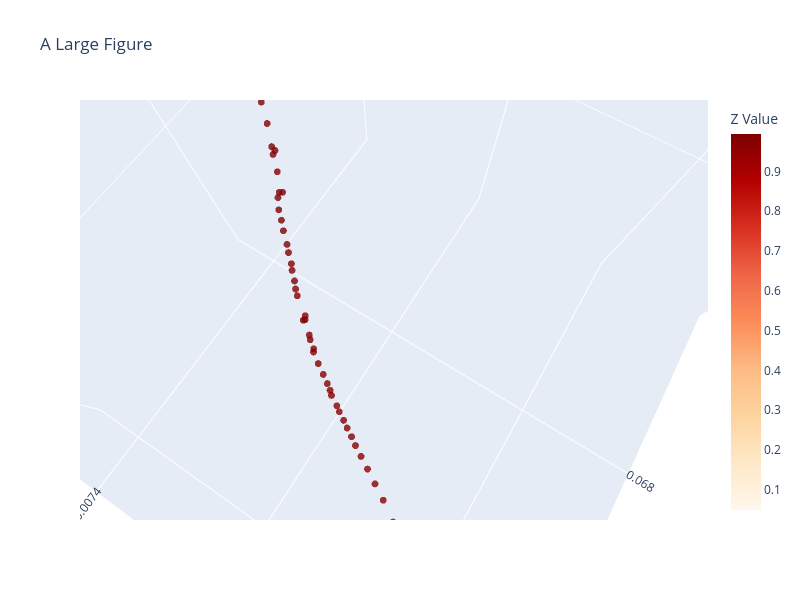

The cell this chart's notebook holds for it:
### Code cell
import plotly.express as px
import pandas as pd

# Load sample data (e.g., the Iris dataset)
# df = px.data.iris() 




import plotly.graph_objects as go

fig = go.Figure()

fig = go.Figure(data=[go.Scatter3d(
    x=result_df['x'], 
    y=result_df['y'], 
    z=result_df['z'], 
    mode='markers',
    marker=dict(
        size=4,
        color=result_df['c'],            # Set color to an array of values
        colorscale='OrRd', # Choose a colorscale (e.g., 'Viridis', 'Jet', 'Blues')
        opacity=0.8,
        colorbar=dict(title='Z Value') # Add a color bar
    )
)])

"""
for i in range(len(pathline)):
    fig.add_trace(go.Scatter3d(
        x=[result_df['x'].iloc[i]],
        y=[result_df['y'].iloc[i]],
        z=[result_df['z'].iloc[i]],
        mode='markers+text',
        
        
        textposition='top center',
        marker=dict(size=5,
                    color=result_df['c'].iloc[i],
                    colorscale='OrRd',
                   )
    ))
"""
fig.update_layout(
    width=800,
    height=600,
    title_text="A Large Figure"   # <- key line (1:1:1 scaling)
)



fig.show()
